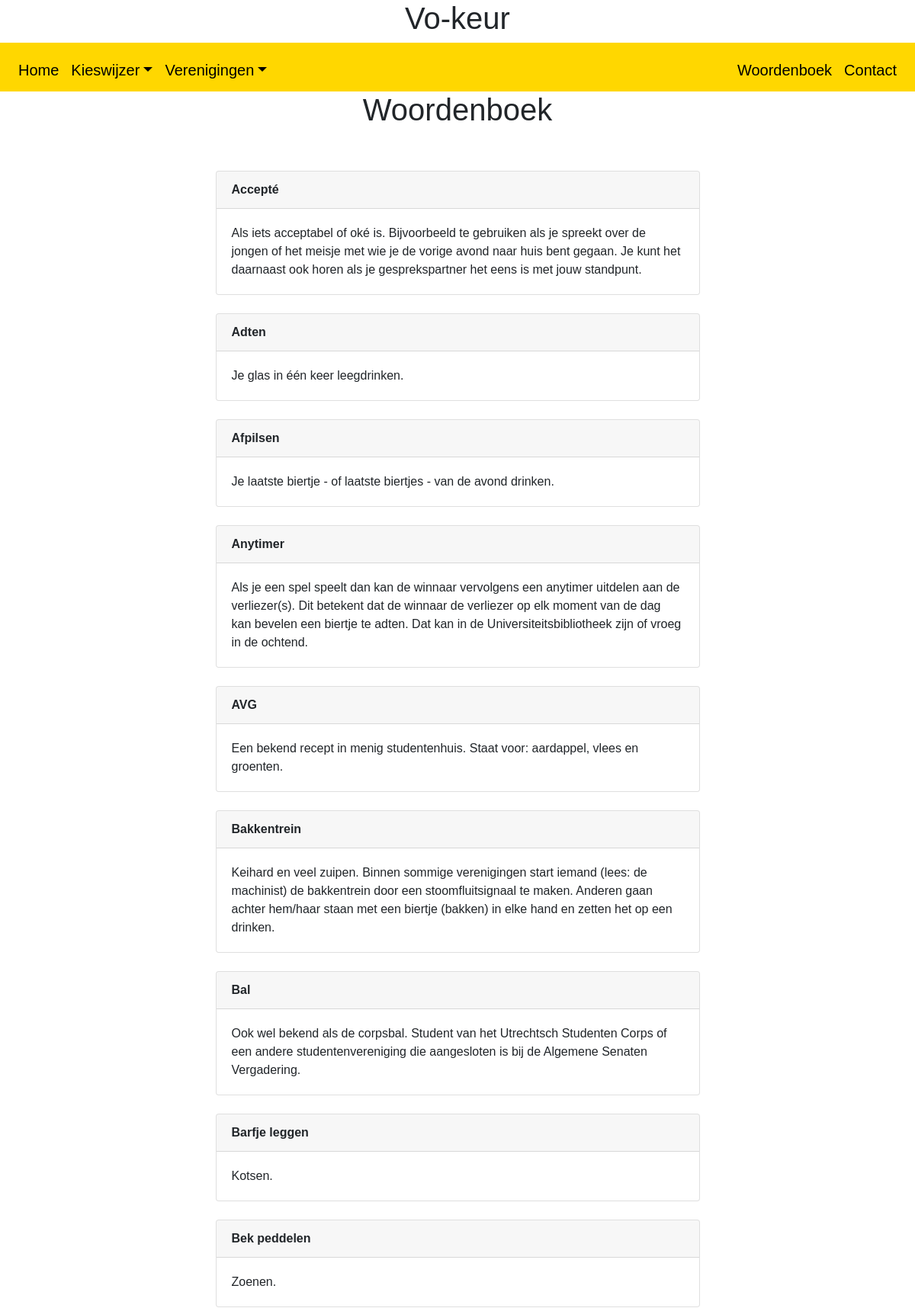
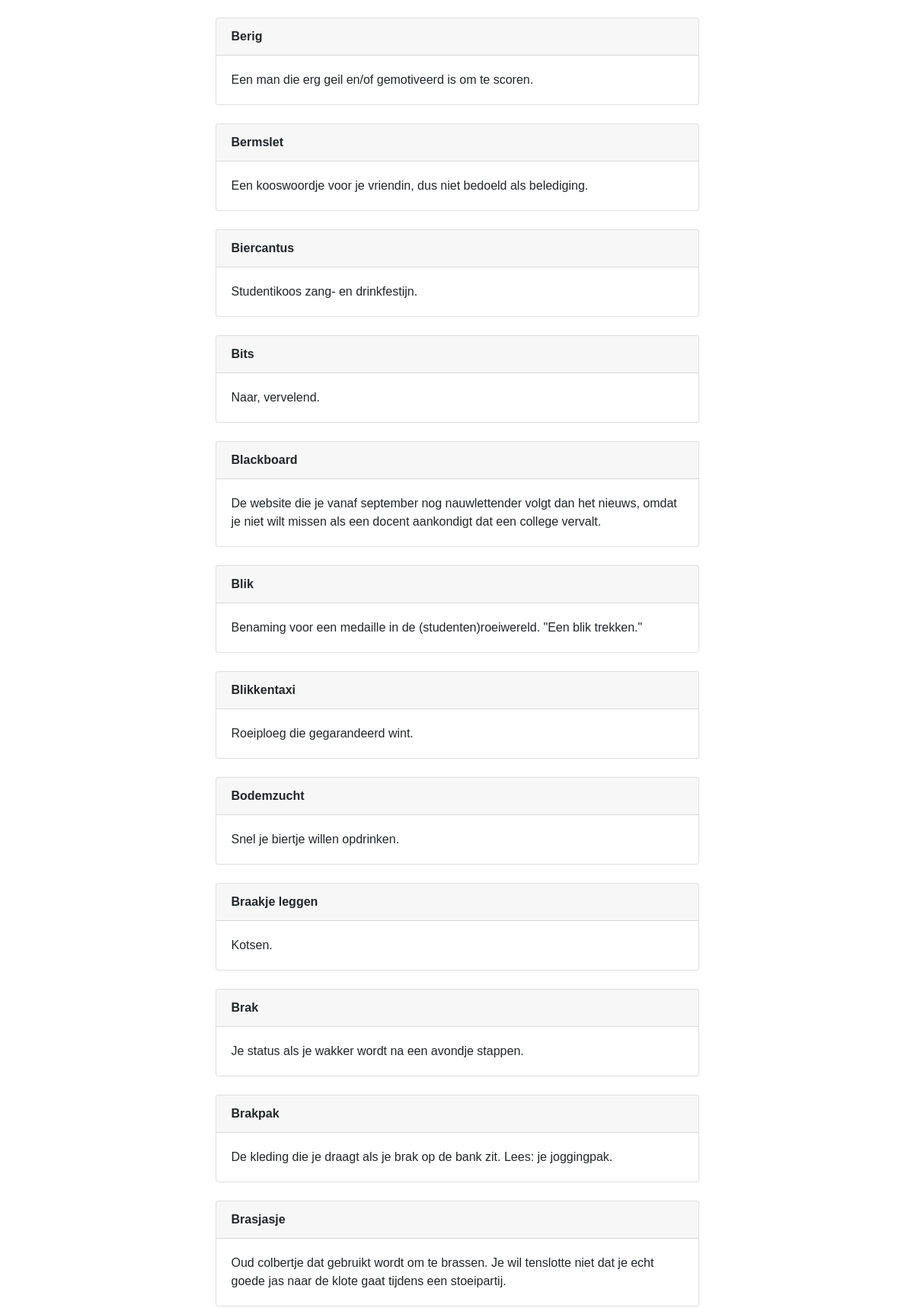
Page /woorden/ (upper part) on the committed database (2 pictures, top to bottom).
### website/models.py (models this page shows, shortened)
class Woorden(models.Model):
    letter = models.ForeignKey(Letter, on_delete=models.CASCADE, related_name='woorden')
    woord = models.CharField(max_length=64, null=True, blank=True)
    betekenis = models.CharField(max_length=600, null=True, blank=True)

### website/views.py (the view)
# urls.py: path("woorden/", views.woorden, name="woorden"),
def woorden(request):
    context = {
        "woorden": Woorden.objects.all(),
        "stad": Stad.objects.all(),
    }
    return render(request, "woorden.html", context)

### website/templates/woorden.html (shortened to what this page needs)
{% extends "layout.html" %}
{% load static %}
{% block main %}
    <h1 class="text-center"> Woordenboek </h1>
    <div class="container">
        <br><br>
        {% for woord in woorden %}
        <div class="row justify-content-center">
            <div class="col-12 col-md-9 col-lg-7">
                <div class="card">
                    <div class="card-header">
                        <strong>{{ woord.woord }}</strong>
                    </div>
                    <div class="card-body">
                        {{ woord.betekenis }}
                    </div>
                </div>
                <br>
            </div>
        </div>
        {% endfor %}
    </div>
{% endblock %}

### website/static/website/styles.css (style rules this page uses)
* { font-family: "Avenir", Helvetica, sans-serif; }

### rows in the picture
Woorden: woord "Accepté", betekenis "Als iets acceptabel of oké is. Bijvoorbeeld te gebruiken als je spreekt over de jongen of het meisje met wie je de vorige avond naar huis bent gegaan. Je kunt het daarnaast ook horen als je gesprekspartner het eens is met jouw standpunt."
Woorden: woord "Adten", betekenis "Je glas in één keer leegdrinken."
Woorden: woord "Afpilsen", betekenis "Je laatste biertje - of laatste biertjes - van de avond drinken."
Woorden: woord "Anytimer", betekenis "Als je een spel speelt dan kan de winnaar vervolgens een anytimer uitdelen aan de verliezer(s). Dit betekent dat de winnaar de verliezer op elk moment van de dag kan bevelen een biertje te adten. Dat kan in de Universiteitsbibliotheek zijn of vroeg in de ochtend."
Woorden: woord "AVG", betekenis "Een bekend recept in menig studentenhuis. Staat voor: aardappel, vlees en groenten."
Woorden: woord "Bakkentrein", betekenis "Keihard en veel zuipen. Binnen sommige verenigingen start iemand (lees: de machinist) de bakkentrein door een stoomfluitsignaal te maken. Anderen gaan achter hem/haar staan met een biertje (bakken) in elke hand en zetten het op een drinken."
Woorden: woord "Bal", betekenis "Ook wel bekend als de corpsbal. Student van het Utrechtsch Studenten Corps of een andere studentenvereniging die aangesloten is bij de Algemene Senaten Vergadering."
Woorden: woord "Barfje leggen", betekenis "Kotsen."
Woorden: woord "Bek peddelen", betekenis "Zoenen."
Woorden: woord "Berig", betekenis "Een man die erg geil en/of gemotiveerd is om te scoren."
Woorden: woord "Bermslet", betekenis "Een kooswoordje voor je vriendin, dus niet bedoeld als belediging."
Woorden: woord "Biercantus", betekenis "Studentikoos zang- en drinkfestijn."
Woorden: woord "Bits", betekenis "Naar, vervelend."
Woorden: woord "Blackboard", betekenis "De website die je vanaf september nog nauwlettender volgt dan het nieuws, omdat je niet wilt missen als een docent aankondigt dat een college vervalt."
Woorden: woord "Blik", betekenis "Benaming voor een medaille in de (studenten)roeiwereld. \"Een blik trekken.\""
Woorden: woord "Blikkentaxi", betekenis "Roeiploeg die gegarandeerd wint."
Woorden: woord "Bodemzucht", betekenis "Snel je biertje willen opdrinken."
Woorden: woord "Braakje leggen", betekenis "Kotsen."
Woorden: woord "Brak", betekenis "Je status als je wakker wordt na een avondje stappen."
Woorden: woord "Brakpak", betekenis "De kleding die je draagt als je brak op de bank zit. Lees: je joggingpak."
Woorden: woord "Brasjasje", betekenis "Oud colbertje dat gebruikt wordt om te brassen. Je wil tenslotte niet dat je echt goede jas naar de klote gaat tijdens een stoeipartij."
